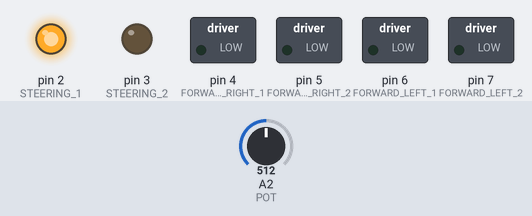
A sketch run on a simulated Arduino Uno, built with avr-gcc and run on an emulated ATmega328P. Shown: switched loads named in the sketch (green lamp = pin HIGH), output pins drawn as LEDs (lit = HIGH). Inputs (shaded band) come from the test bench; at power-on: A2 (POT) = 512.

Above: at 1.2 s.
1.3 s: A2 (POT) set to 427
2.8 s: A2 (POT) set to 409
At 3.4 s:
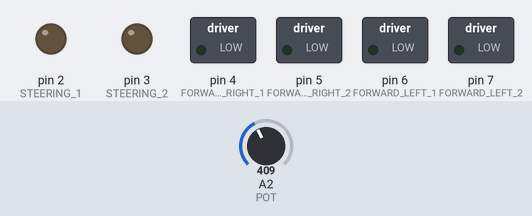
4.3 s: A2 (POT) set to 306
At 4.6 s:
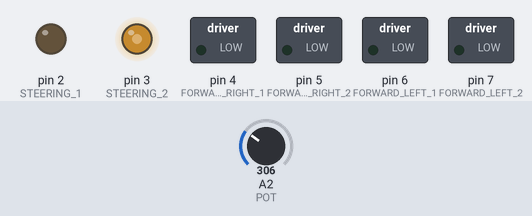
Timing chart, 0 to 7.3 s (numbered marks = the images above; inputs shaded):
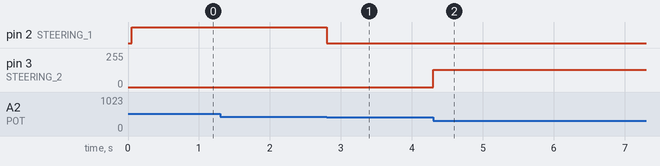

The sketch:

driving.ino
```cpp
// 최대 입력 문자 수
const unsigned int MAX_INPUT = 9;

// 핀 번호 변수
const int STEERING_1 = 2;
const int STEERING_2 = 3;
const int FORWARD_RIGHT_1 = 4;
const int FORWARD_RIGHT_2 = 5;
const int FORWARD_LEFT_1 = 6;
const int FORWARD_LEFT_2 =7;
const int POT = A2;

// 조향 속도 상수
const int STEERING_SPEED = 128;

// 가변저항 값 범위
const int resistance_most_left = 460;
const int resistance_most_right = 352;

// 조향 최대 단계 수 (한 쪽 기준)
const int MAX_STEERING_STEP = 7;

// 제어 상태 변수
int angle = 0, resistance = 0, mapped_resistance = 0;
int left_speed = 0, right_speed = 0;

// 명령 주기 제한 변수
unsigned long lastCommandTime = 0; // 마지막 명령 처리 시간
const unsigned int COMMAND_INTERVAL = 50; // 명령 처리 간 최소 대기 시간(ms)

// 함수 선언
void steerRight();
void steerLeft();
void maintainSteering();
void setLeftMotorSpeed(int speed);
void setRightMotorSpeed(int speed);
void processIncomingByte(const byte inByte);
void processData(const char *data);

void setup() {
    Serial.begin(9600);

    // 핀 모드 설정
    pinMode(POT, INPUT);
    pinMode(STEERING_1, OUTPUT);
    pinMode(STEERING_2, OUTPUT);
    pinMode(FORWARD_RIGHT_1, OUTPUT);
    pinMode(FORWARD_RIGHT_2, OUTPUT);
    pinMode(FORWARD_LEFT_1, OUTPUT);
    pinMode(FORWARD_LEFT_2, OUTPUT);
}

void loop() {
    // 현재 시간 가져오기
    unsigned long currentTime = millis();

    // 직렬 데이터 처리
    while (Serial.available() > 0) {
        processIncomingByte(Serial.read());
    }

    // 일정 시간 간격으로만 제어 명령 실행
    if (currentTime - lastCommandTime >= COMMAND_INTERVAL) {
        // 포텐셔미터 값을 읽어 조향 계산
        resistance = analogRead(POT);
        mapped_resistance = map(resistance, resistance_most_left, resistance_most_right, -MAX_STEERING_STEP, MAX_STEERING_STEP + 1);

        // 조향 상태에 따라 동작 제어
        if (mapped_resistance == angle) {
            maintainSteering();
        } else if (mapped_resistance > angle) {
            steerLeft();
        } else {
            steerRight();
        }

        // 모터 속도 설정
        setLeftMotorSpeed(left_speed);
        setRightMotorSpeed(right_speed);

        // 마지막 명령 시간 갱신
        lastCommandTime = currentTime;
    }
}

// 조향 제어 함수
void steerRight() {
    analogWrite(STEERING_1, STEERING_SPEED);
    analogWrite(STEERING_2, LOW);
}

void steerLeft() {
    analogWrite(STEERING_1, LOW);
    analogWrite(STEERING_2, STEERING_SPEED);
}

void maintainSteering() {
    analogWrite(STEERING_1, LOW);
    analogWrite(STEERING_2, LOW);
}

// 모터 속도 설정 함수
void setLeftMotorSpeed(int speed) {
    if (speed > 0) {
        analogWrite(FORWARD_LEFT_1, speed);
        analogWrite(FORWARD_LEFT_2, LOW);
    } else {
        analogWrite(FORWARD_LEFT_1, LOW);
        analogWrite(FORWARD_LEFT_2, (-1) * speed);
    }
}

void setRightMotorSpeed(int speed) {
    if (speed > 0) {
        analogWrite(FORWARD_RIGHT_1, speed);
        analogWrite(FORWARD_RIGHT_2, LOW);
    } else {
        analogWrite(FORWARD_RIGHT_1, LOW);
        analogWrite(FORWARD_RIGHT_2, (-1) * speed);
    }
}

// 직렬 데이터 처리
void processIncomingByte(const byte inByte) {
    static char input_line[MAX_INPUT];
    static unsigned int input_pos = 0;

    switch (inByte) {
        case '\n':
            input_line[input_pos] = 0; // 종료 문자 추가
            processData(input_line);  // 데이터 처리
            input_pos = 0; // 버퍼 초기화
            break;

        case '\r':
            break; // 캐리지 리턴 무시

        default:
            if (input_pos < (MAX_INPUT - 1)) {
                input_line[input_pos++] = inByte;
            }
            break;
    }
}

// 데이터 패킷 처리
void processData(const char *data) {
    int sIndex = -1, lIndex = -1, rIndex = -1;

    // 명령 파싱
    for (int i = 0; data[i] != '\0'; i++) {
        if (data[i] == 's') sIndex = i;
        else if (data[i] == 'l') lIndex = i;
        else if (data[i] == 'r') rIndex = i;
    }

    if (sIndex != -1 && lIndex != -1 && rIndex != -1) {
        int newAngle = atoi(data + sIndex + 1);
        int newLeftSpeed = atoi(data + lIndex + 1);
        int newRightSpeed = atoi(data + rIndex + 1);

        // 명령 값 업데이트 (중복 명령 무시)
        if (newAngle != angle || newLeftSpeed != left_speed || newRightSpeed != right_speed) {
            angle = newAngle;
            left_speed = newLeftSpeed;
            right_speed = newRightSpeed;

            // 조향 값 제한
            if (angle > MAX_STEERING_STEP) angle = MAX_STEERING_STEP;
            else if (angle < -MAX_STEERING_STEP) angle = -MAX_STEERING_STEP;
        }
    }
}
```

Measured:
- the behaviour switches between 410 and 409 on A2 (POT) (found by bisection; images 0 and 1)
- after the input at 1.3 s, every drawn part: stays the same
- after the input at 2.8 s, pin 2 (STEERING_1): HIGH → LOW at once
- after the input at 4.3 s, pin 3 (STEERING_2): 0/255 → 128/255 at once
